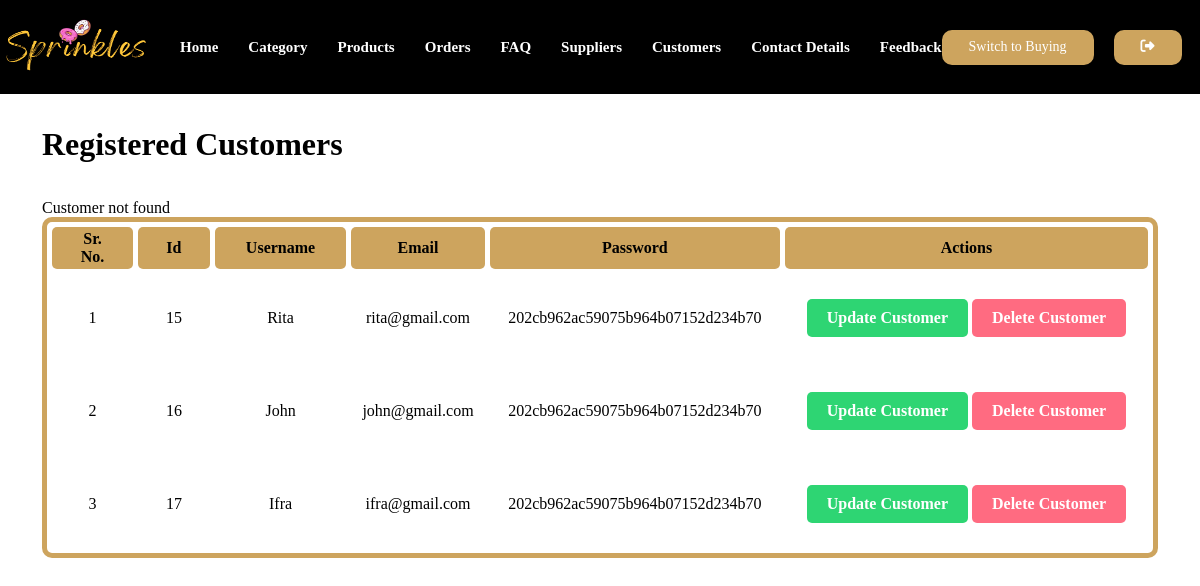
The app's page /admin/manage-customer.php (signed in) with its own data.
### tables this page shows
CREATE TABLE `users` (
  `id` int(11) NOT NULL,
  `username` varchar(100) NOT NULL,
  `email` varchar(100) NOT NULL,
  `password` varchar(100) NOT NULL
);

### admin/manage-customer.php (the view, shortened to what this page needs)
<?php include('partials/menuu.php');?>
<div class="main-content">
    <div class="wrapper">
        <h1>Registered Customers</h1><br><br>
        <?php
            if(isset($_SESSION['no-customer-found']))
            {
                echo $_SESSION['no-customer-found'];
            }
        ?>
        <table cellspacing="5px" >
        <thead>
            <tr>
                <th>Sr. <br> No.</th>
                <th>Id</th>
                <th>Username</th>
                <th>Email</th>
                <th>Password</th>
                <th>Actions</th>
            </tr>
        </thead>
            <?php
                $sql = "SELECT * FROM users";
                $res = mysqli_query($conn,$sql);
                $count = mysqli_num_rows($res);
                $sn = 1;
                if($count>0)
                {
                    while($row=mysqli_fetch_assoc($res))
                    {
                        $id = $row['id'];
                        $username = $row['username'];
                        $email = $row['email'];
                        $password = $row['password'];
                        ?>
                    <tr>
                        <td><?php echo $sn++; ?></td>
                        <td><?php echo $id; ?></td>
                        <td><?php echo $username; ?></td>
                        <td><?php echo $email; ?></td>
                        <td><?php echo $password; ?></td>
                        <td>
                            <a href="<?php echo SITEURL; ?>admin/update-customer.php?id=<?php echo $id; ?>" class="buttondesign green">Update Customer</a>
                            <a href="<?php echo SITEURL; ?>admin/delete-customer.php?id=<?php echo $id; ?>" class="buttondesign red">Delete Customer</a>
                        </td>
                    </tr>
                        <?php
                    }
                }
            ?>
        </table>
    </div>
</div>

### assets/css/admins.css (style rules this page uses)
:root { --heading1: 'Permanent Marker', cursive; --heading2: 'Barlow', sans-serif; --para: 'Roboto', sans-serif; --yellow: #cda45e; --brown: #151515; --black: #000; --white: #fff; --lightwhite: #d1d5db; }
* { padding: 0px; margin: 0px; box-sizing: border-box; }
a { text-decoration: none; }
.buttondesign { padding: 15px 30px; color: var(--white); text-decoration: none; font-size: 16px; font-weight: bold; background: var(--yellow); border-radius: 10px; display: inline-block; border: 2px solid var(--yellow); transition: 0.7s; }
.wrapper { padding: 1%; width: 95%; margin: 0 auto; }
table { border: 5px solid var(--yellow); border-radius: 10px; width: 100%; }
table thead tr th { margin: 0px ; border-radius: 5px; background: var(--yellow); padding: 3px 25px; text-align: center; }
table tr td { text-align: center; padding: 25px 5px; }
table td .buttondesign { border-radius: 5px; padding: 10px 20px; border: 0px; }
.green { background-color: #2ed573; }
.red { background-color: #ff6b81; }
.main-content { padding: 20px 0; }

### records on screen
users: id "15", username "Rita", email "rita@gmail.com", password "202cb962ac59075b964b07152d234b70"
users: id "16", username "John", email "john@gmail.com", password "202cb962ac59075b964b07152d234b70"
users: id "17", username "Ifra", email "ifra@gmail.com", password "202cb962ac59075b964b07152d234b70"

### other values on screen
$_SESSION['no-customer-found'] "Customer not found"
